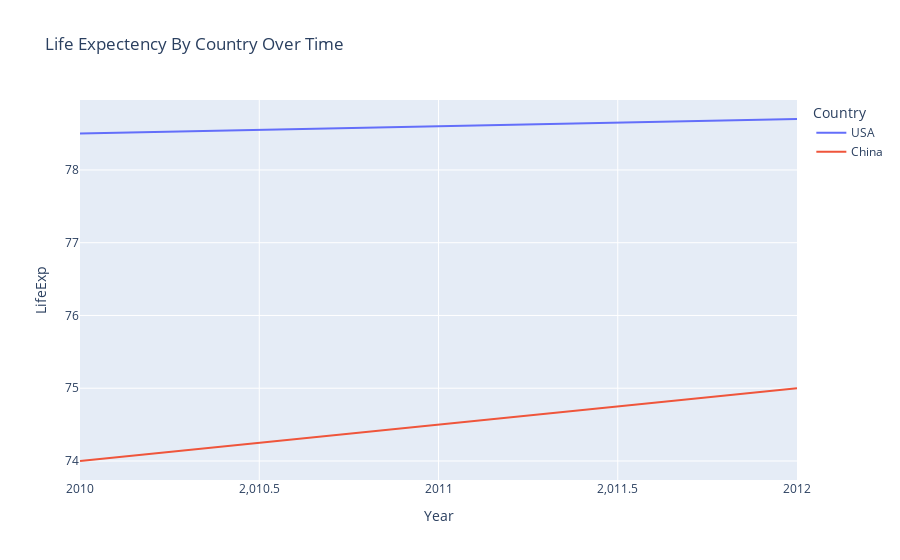

This figure's notebook cell:
### Markdown cell above
**Q2.2:** Create a line chart for `life_exp` showing Life Expectancy over time, colored by Country.

### Code cell
# Your answer here
life_exp
fig2 = px.line(
    life_exp,
    x = "Year",
    y = "LifeExp",
    color = "Country",
    title = "Life Expectency By Country Over Time",
)

fig2.show()

### Figure 1 — Plotly figure (JSON) as saved in the notebook; plotly's stock layout.template omitted (floating-point values rounded to 4 significant figures)
{"data": [{"hovertemplate": "Country=USA<br>Year=%{x}<br>LifeExp=%{y}<extra></extra>", "legendgroup": "USA", "line": {"color": "#636efa", "dash": "solid"}, "marker": {"symbol": "circle"}, "mode": "lines", "name": "USA", "orientation": "v", "showlegend": true, "type": "scatter", "x": [2010, 2011, 2012], "xaxis": "x", "y": [78.5, 78.6, 78.7], "yaxis": "y"}, {"hovertemplate": "Country=China<br>Year=%{x}<br>LifeExp=%{y}<extra></extra>", "legendgroup": "China", "line": {"color": "#EF553B", "dash": "solid"}, "marker": {"symbol": "circle"}, "mode": "lines", "name": "China", "orientation": "v", "showlegend": true, "type": "scatter", "x": [2010, 2011, 2012], "xaxis": "x", "y": [74.0, 74.5, 75.0], "yaxis": "y"}], "layout": {"legend": {"title": {"text": "Country"}, "tracegroupgap": 0}, "title": {"text": "Life Expectency By Country Over Time"}, "xaxis": {"anchor": "y", "domain": [0, 1], "title": {"text": "Year"}}, "yaxis": {"anchor": "x", "domain": [0, 1], "title": {"text": "LifeExp"}}}}
